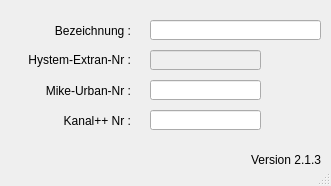
<?xml version="1.0" encoding="UTF-8"?>
<ui version="4.0">
 <class>MainWindow</class>
 <widget class="QMainWindow" name="MainWindow">
  <property name="geometry">
   <rect>
    <x>0</x>
    <y>0</y>
    <width>331</width>
    <height>186</height>
   </rect>
  </property>
  <property name="windowTitle">
   <string>MainWindow</string>
  </property>
  <property name="layoutDirection">
   <enum>Qt::LeftToRight</enum>
  </property>
  <widget class="QWidget" name="centralwidget">
   <widget class="QLabel" name="label">
    <property name="geometry">
     <rect>
      <x>10</x>
      <y>50</y>
      <width>121</width>
      <height>21</height>
     </rect>
    </property>
    <property name="text">
     <string>&lt;html&gt;&lt;head/&gt;&lt;body&gt;&lt;p align=&quot;right&quot;&gt;Hystem-Extran-Nr :&lt;/p&gt;&lt;/body&gt;&lt;/html&gt;</string>
    </property>
    <property name="alignment">
     <set>Qt::AlignRight|Qt::AlignTrailing|Qt::AlignVCenter</set>
    </property>
   </widget>
   <widget class="QLabel" name="label_2">
    <property name="geometry">
     <rect>
      <x>10</x>
      <y>80</y>
      <width>121</width>
      <height>21</height>
     </rect>
    </property>
    <property name="text">
     <string>Mike-Urban-Nr :</string>
    </property>
    <property name="alignment">
     <set>Qt::AlignRight|Qt::AlignTrailing|Qt::AlignVCenter</set>
    </property>
   </widget>
   <widget class="QLabel" name="label_3">
    <property name="geometry">
     <rect>
      <x>10</x>
      <y>110</y>
      <width>121</width>
      <height>21</height>
     </rect>
    </property>
    <property name="text">
     <string>Kanal++ Nr :</string>
    </property>
    <property name="alignment">
     <set>Qt::AlignRight|Qt::AlignTrailing|Qt::AlignVCenter</set>
    </property>
   </widget>
   <widget class="QLabel" name="label_4">
    <property name="geometry">
     <rect>
      <x>10</x>
      <y>20</y>
      <width>121</width>
      <height>21</height>
     </rect>
    </property>
    <property name="text">
     <string>Bezeichnung :</string>
    </property>
    <property name="alignment">
     <set>Qt::AlignRight|Qt::AlignTrailing|Qt::AlignVCenter</set>
    </property>
   </widget>
   <widget class="QLineEdit" name="he_nr">
    <property name="enabled">
     <bool>false</bool>
    </property>
    <property name="geometry">
     <rect>
      <x>150</x>
      <y>50</y>
      <width>111</width>
      <height>20</height>
     </rect>
    </property>
    <property name="layoutDirection">
     <enum>Qt::RightToLeft</enum>
    </property>
    <property name="autoFillBackground">
     <bool>false</bool>
    </property>
    <property name="text">
     <string/>
    </property>
    <property name="frame">
     <bool>true</bool>
    </property>
   </widget>
   <widget class="QLineEdit" name="mu_nr">
    <property name="enabled">
     <bool>true</bool>
    </property>
    <property name="geometry">
     <rect>
      <x>150</x>
      <y>80</y>
      <width>111</width>
      <height>20</height>
     </rect>
    </property>
    <property name="layoutDirection">
     <enum>Qt::RightToLeft</enum>
    </property>
    <property name="autoFillBackground">
     <bool>false</bool>
    </property>
    <property name="text">
     <string/>
    </property>
    <property name="frame">
     <bool>true</bool>
    </property>
   </widget>
   <widget class="QLineEdit" name="kp_nr">
    <property name="geometry">
     <rect>
      <x>150</x>
      <y>110</y>
      <width>111</width>
      <height>20</height>
     </rect>
    </property>
    <property name="text">
     <string/>
    </property>
   </widget>
   <widget class="QLineEdit" name="profilnam">
    <property name="geometry">
     <rect>
      <x>150</x>
      <y>20</y>
      <width>171</width>
      <height>20</height>
     </rect>
    </property>
    <property name="text">
     <string/>
    </property>
   </widget>
   <widget class="QLabel" name="lb_version">
    <property name="geometry">
     <rect>
      <x>250</x>
      <y>150</y>
      <width>71</width>
      <height>20</height>
     </rect>
    </property>
    <property name="toolTip">
     <string>Version QKan Import</string>
    </property>
    <property name="text">
     <string>Version 2.1.3</string>
    </property>
    <property name="alignment">
     <set>Qt::AlignRight|Qt::AlignTrailing|Qt::AlignVCenter</set>
    </property>
   </widget>
  </widget>
  <widget class="QStatusBar" name="statusbar"/>
 </widget>
 <tabstops>
  <tabstop>profilnam</tabstop>
  <tabstop>he_nr</tabstop>
  <tabstop>mu_nr</tabstop>
  <tabstop>kp_nr</tabstop>
 </tabstops>
 <resources/>
 <connections/>
</ui>
